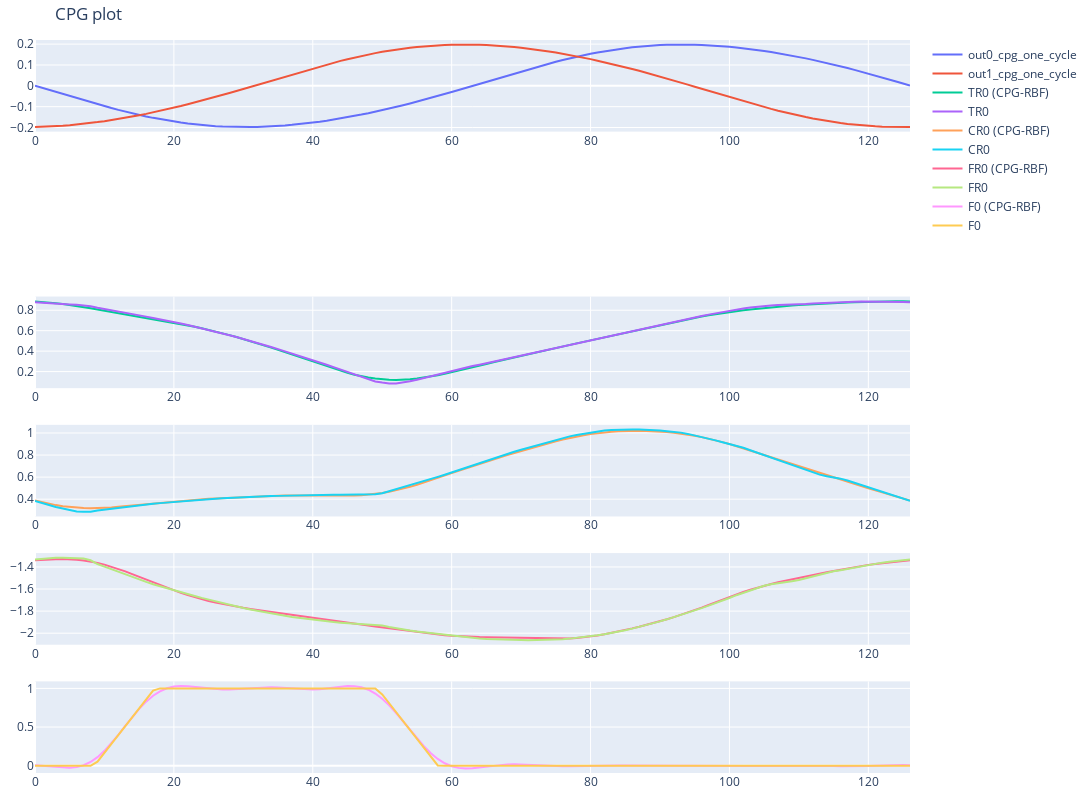

Source (notebook cell):
### Code cell
fig = go.Figure()
fig = make_subplots(rows=6, cols=1, shared_xaxes=False)
fig.update_layout(height=800, width=1100, title="CPG plot")
fig.update_layout(margin=dict(l=10, r=10, t=40, b=10))  # Reduce margins

# for i in range(len(cpg_kernel)):
#     fig.add_trace(go.Scatter( y=cpg_kernel[i], mode='lines', name=f'kernels{i}'), row=2, col=1)

fig.add_trace(go.Scatter( y=out0_cpg_one_cycle, mode='lines', name=f'out0_cpg_one_cycle'), row=1, col=1)
fig.add_trace(go.Scatter( y=out1_cpg_one_cycle, mode='lines', name=f'out1_cpg_one_cycle'), row=1, col=1)

fig.add_trace(go.Scatter( y=imitated_paths['TR0'], mode='lines', name=f'TR0 (CPG-RBF)'), row=3, col=1)
fig.add_trace(go.Scatter( y=resample_cycle(np.array(leg_0_df['TR0']), cpg_cycle_length), mode='lines', name=f'TR0'), row=3, col=1)

fig.add_trace(go.Scatter( y=imitated_paths['CR0'], mode='lines', name=f'CR0 (CPG-RBF)'), row=4, col=1)
fig.add_trace(go.Scatter( y=resample_cycle(np.array(leg_0_df['CR0']), cpg_cycle_length), mode='lines', name=f'CR0'), row=4, col=1)

fig.add_trace(go.Scatter( y=imitated_paths['FR0'], mode='lines', name=f'FR0 (CPG-RBF)'), row=5, col=1)
fig.add_trace(go.Scatter( y=resample_cycle(np.array(leg_0_df['FR0']), cpg_cycle_length), mode='lines', name=f'FR0'), row=5, col=1)

fig.add_trace(go.Scatter( y=imitated_force['F0'], mode='lines', name=f'F0 (CPG-RBF)'), row=6, col=1)
fig.add_trace(go.Scatter( y=resample_cycle(np.array(leg_0_df['F0']), cpg_cycle_length), mode='lines', name=f'F0'), row=6, col=1)

# fig.add_trace(go.Scatter( y=imitated_paths['TR1'], mode='lines', name=f'TR1 (CPG-RBF)'), row=3, col=1)
# fig.add_trace(go.Scatter( y=resample_cycle(np.array(leg_1_df['TR1']), cpg_cycle_length), mode='lines', name=f'TR1'), row=3, col=1)

# fig.add_trace(go.Scatter( y=imitated_paths['CR1'], mode='lines', name=f'CR1 (CPG-RBF)'), row=4, col=1)
# fig.add_trace(go.Scatter( y=resample_cycle(np.array(leg_1_df['CR1']), cpg_cycle_length), mode='lines', name=f'CR1'), row=4, col=1)

# fig.add_trace(go.Scatter( y=imitated_paths['FR1'], mode='lines', name=f'FR1 (CPG-RBF)'), row=5, col=1)
# fig.add_trace(go.Scatter( y=resample_cycle(np.array(leg_1_df['FR1']), cpg_cycle_length), mode='lines', name=f'FR1'), row=5, col=1)
